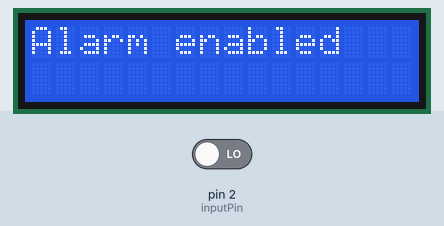
This sketch was run on a simulated Arduino Uno, built with avr-gcc and run on an emulated ATmega328P. Parts: 16×2 character LCD. The test bench sets the inputs (shaded band); at power-on: pin 2 (inputPin) LOW. What the sketch prints to the serial monitor is not drawn.

Above: at 1.2 s.
1.3 s: pin 2 (inputPin) driven HIGH
At 2.3 s:
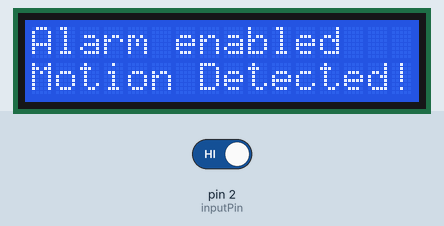
3.2 s: pin 2 (inputPin) driven LOW
At 4.7 s:
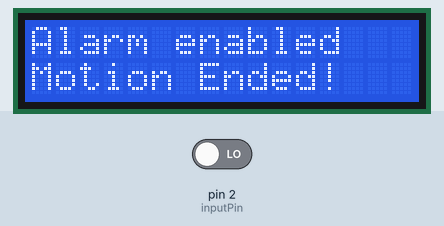
5.0 s: pin 2 (inputPin) driven HIGH
At 6.0 s:
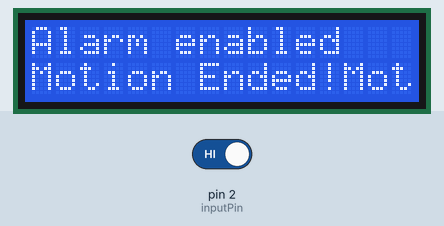
Timing chart, 0 to 8.0 s (numbered marks = the images above; inputs shaded):
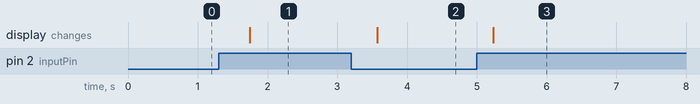

Measured:
- after the input at 1.3 s, the display: changes after 0.44 s (image 1)
- after the input at 3.2 s, the display: changes after 0.37 s (image 2)
- after the input at 5.0 s, the display: changes after 0.24 s (image 3)

The sketch:

m10_PIRtoLCD.ino
```cpp
/*
LCD

  I2C         Arduino
  ----------------
  GND          GND
  VCC          5V
  SDA          A4
  SCL          A5

PIR

  PIR         Arduino
  ----------------
  VCC         5V
  OUT         D2
  GND         GND

Semnificatie:
HIGH = 1
LOW = 0

FUNCTII LCD POSIBILE
-----------------------------
  init	KEYWORD2
  begin	KEYWORD2
  clear	KEYWORD2
  home	KEYWORD2
  noDisplay	KEYWORD2
  display	KEYWORD2
  noBlink	KEYWORD2
  blink	KEYWORD2
  noCursor	KEYWORD2
  cursor	KEYWORD2
  scrollDisplayLeft	KEYWORD2
  scrollDisplayRight	KEYWORD2
  leftToRight	KEYWORD2
  rightToLeft	KEYWORD2
  shiftIncrement	KEYWORD2
  shiftDecrement	KEYWORD2
  noBacklight	KEYWORD2
  backlight	KEYWORD2
  autoscroll	KEYWORD2
  noAutoscroll	KEYWORD2
  createChar	KEYWORD2
  setCursor	KEYWORD2
  print	KEYWORD2
  blink_on	KEYWORD2
  blink_off	KEYWORD2
  cursor_on	KEYWORD2
  cursor_off	KEYWORD2
  setBacklight	KEYWORD2
  load_custom_character	KEYWORD2
  printstr	KEYWORD2
-----------------------------
*/
#include <Wire.h>
#include <LiquidCrystal_I2C.h>

LiquidCrystal_I2C lcd(0x27,16,2);

int inputPin = 2;
int pirState = LOW;
int val = 0;

void setup(){
  pinMode(inputPin, INPUT);
  lcd.init();
  lcd.backlight();
  Serial.begin(9600);
  Serial.println("Wait 5 sec for the PIR to initialize");
  lcd.print("Alarm enabled");
  lcd.setCursor(0,1);
}

void loop(){
 val = digitalRead(inputPin);

 if(val == HIGH){
   delay(150);
   if (pirState == LOW) {
      lcd.print("Motion Detected!");
      pirState = HIGH;
   }
 } else{
     delay(300);
     if(pirState == HIGH ){
       lcd.clear();
       lcd.setCursor(0,0);
       lcd.print("Alarm enabled");
       lcd.setCursor(0,1);
       lcd.print("Motion Ended!");
       pirState = LOW;
     }
   }
}
```
